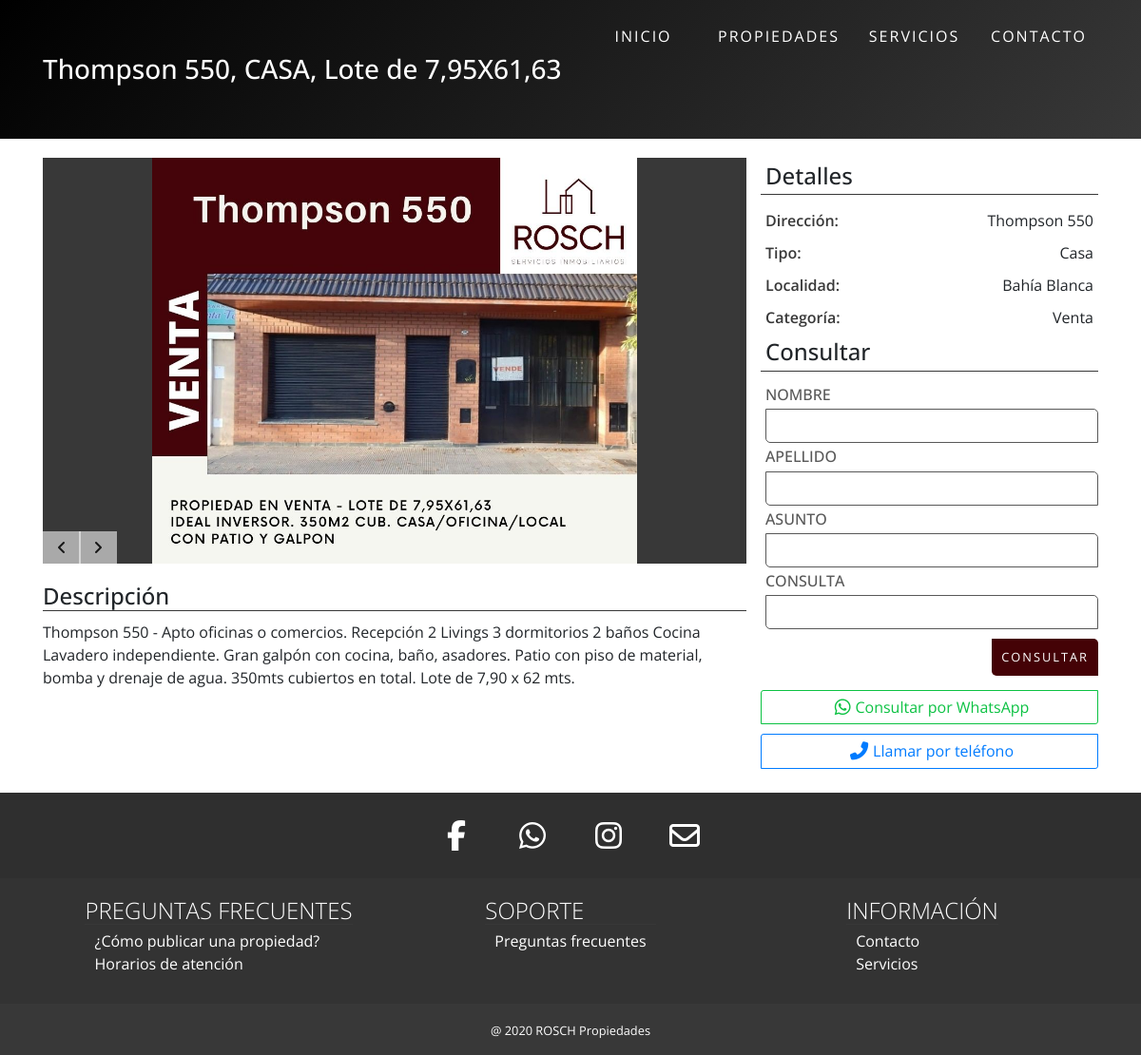
The page /detalles.php?Propiedad=1 on the database its author committed.
### tables this page shows
CREATE TABLE `propiedades` (
  `ID_Propiedad` int(11) NOT NULL,
  `Título` varchar(255) NOT NULL,
  `Dirección` varchar(255) NOT NULL,
  `ID_Tipo` tinyint(4) NOT NULL,
  `Piso` tinyint(4) DEFAULT NULL,
  `Departamento` varchar(20) DEFAULT NULL,
  `Descripción` text DEFAULT NULL,
  `Localidad` varchar(255) NOT NULL,
  `Categoría` varchar(255) NOT NULL
);

CREATE TABLE `tipos_propiedades` (
  `ID_Tipo` tinyint(11) NOT NULL,
  `Nombre_Tipo` varchar(255) NOT NULL
);

### detalles.php (the view, shortened to what this page needs)
<?php
if ($_SERVER['REQUEST_METHOD'] == 'POST') {
    header('Location: propiedades.php');
} else {
    if (!isset($_GET['Propiedad']) || $_GET['Propiedad'] == "") {
        header('Location: propiedades.php');
    } else {
        require_once 'conexion.php';
        $consulta = $conexionBD->prepare("SELECT propiedades.Título, propiedades.Dirección, tipos_propiedades.Nombre_Tipo AS Tipo, propiedades.Piso, propiedades.Departamento, propiedades.Descripción, propiedades.Localidad, propiedades.Categoría FROM propiedades INNER JOIN tipos_propiedades ON propiedades.ID_Tipo = tipos_propiedades.ID_Tipo WHERE propiedades.ID_Propiedad = ?");
        $consulta->execute(array($_GET['Propiedad']));
        $propiedad = $consulta->fetch(PDO::FETCH_ASSOC);
    }
}
?>
<!DOCTYPE html>
<html lang="en">
<head>
	<link rel="stylesheet" href="https://stackpath.bootstrapcdn.com/bootstrap/4.5.2/css/bootstrap.min.css">
	<link href='https://cdn.jsdelivr.net/npm/boxicons@2.0.5/css/boxicons.min.css' rel='stylesheet'>
    <link rel="stylesheet" href="css/master.css">
    <link rel="stylesheet" href="css/detalles.css">
</head>
<body>
    <div class="banner">
        <h3 class="container"><?php echo $propiedad['Título']; ?></h3>
    </div>
    <div class="detalles row container">
        <div class="col-md-8">
            <?php $imgs = glob('imgs/propiedades/' . $propiedad['Título'] . '/*') ?>
            <div class="slider">
                <?php
                    foreach ($imgs as $img) {
                        echo "<div class=\"slide-image\"><img src=\"$img\" alt=\"\"></div>";
                    }
                ?>
                <button><i class="fas fa-angle-left"></i></button>
                <button><i class="fas fa-angle-right"></i></button>
            </div>
            <div class="detalles">
                <h4>Descripción</h4>
                <?php
                    echo "<p>{$propiedad['Descripción']}</p>"
                ?>
            </div>
        </div>
        <div class="col-md-4">
            <div class="desc">
                <h4>Detalles</h4>
                <div class="grid">
                    <?php
                        foreach ($propiedad as $campo => $dato) {
                            if ($campo != 'Descripción' && $campo != 'Título') {
                                if ($dato != "") {
                                    echo "<div class=\"header\">$campo:</div>";
                                    echo "<div class=\"data\">$dato</div>";
                                }
                            }
                        }
                    ?>
                </div>
            </div>
            <div class="consultas">
                <form action="">
                    <h4>Consultar</h4>
                    <label>
                        <h6>Nombre</h6>
                        <input type="text" required>
                    </label>
                    <label>
                        <h6>Apellido</h6>
                        <input type="text" required>
                    </label>
                    <label>
                        <h6>Asunto</h6>
                        <input type="text" required>
                    </label>
                    <label>
                        <h6>Consulta</h6>
                        <input type="text" required>
                    </label>
                    <button class="button">Consultar</button>
                    <a href=""><i class="fab fa-whatsapp"></i>Consultar por WhatsApp</a>
                    <a href=""><i class="fas fa-phone-alt"></i>Llamar por teléfono</a>
                </form>
            </div>
        </div>
    </div>
</body>
</html>

### css/master.css (style rules this page uses)
html { font-size: 16px; scroll-behavior: smooth; color: #202020; }
html * { -webkit-box-sizing: border-box; box-sizing: border-box; padding: 0; margin: 0; font-family: 'Open Sans', sans-serif; }
body { background-color: white; }
header { position: fixed; z-index: 2; top: 0; width: 100%; background-color: transparent; -webkit-transition: 0.3s ease-in-out; transition: 0.3s ease-in-out; }
header ul { list-style: none; margin: 0; }
header .container { display: -webkit-box; display: -ms-flexbox; display: flex; -ms-flex-wrap: wrap; flex-wrap: wrap; -webkit-box-pack: justify; -ms-flex-pack: justify; justify-content: space-between; -webkit-box-align: center; -ms-flex-align: center; align-items: center; }
header .container .md-menu { display: none; height: 75px; }
header .container .md-menu ul { height: 100%; display: -webkit-box; display: -ms-flexbox; display: flex; -webkit-box-align: center; -ms-flex-align: center; align-items: center; }
header .container .md-menu ul li { height: 100%; min-width: 125px; letter-spacing: 2px; margin: 0 3px; display: -webkit-box; display: -ms-flexbox; display: flex; -webkit-transition: 0.3s ease-in-out; transition: 0.3s ease-in-out; text-transform: uppercase; }
header .container .md-menu ul li:nth-child(2) { padding: 0 10px; }
header .container .md-menu ul li a { margin: auto; color: white; -webkit-transition: 0.3s ease-in-out; transition: 0.3s ease-in-out; }
header .container .md-menu ul li:last-child { margin-right: 0; }
.button { font-size: 0.8rem; display: block; min-width: 50px; padding: 10px; margin: 0 5px; background-color: #440206; border-radius: 2px; color: white; text-transform: uppercase; letter-spacing: 2px; -webkit-transition: 0.3s ease-in-out; transition: 0.3s ease-in-out; }
.social { display: -webkit-box; display: -ms-flexbox; display: flex; -webkit-box-pack: center; -ms-flex-pack: center; justify-content: center; }
.social a { margin: auto 10px; height: 60px; font-size: 2rem; width: 60px; padding: 6px; text-align: center; border-radius: 50%; -webkit-transition: 0.5s ease-in-out; transition: 0.5s ease-in-out; display: -webkit-box; display: -ms-flexbox; display: flex; }
.social a i { color: white; margin: auto; }
.social a:nth-child(3) { position: relative; }
.social a:nth-child(3)::before, .social a:nth-child(3)::after { content: ""; position: absolute; width: 100%; height: 100%; top: 0; left: 0; border-radius: 50%; z-index: -1; }
.social a:nth-child(3)::before { background-image: linear-gradient(45deg, #f09433 0%, #e6683c 25%, #dc2743 50%, #cc2366 75%, #bc1888 100%); }
.social a:nth-child(3)::after { -webkit-transition: 0.5s ease-in-out; transition: 0.5s ease-in-out; background-color: #2F2F2F; opacity: 1; }
footer { color: white; }
footer .footer-row { width: 100%; padding: 15px; }
footer .footer-row h4 { text-transform: uppercase; font-weight: 300; margin: 0; }
footer .footer-row:nth-child(1) { background-color: #2f2f2f; }
footer .footer-row:nth-child(2) { background-color: #333333; }
footer .footer-row:nth-child(3) { background-color: #383838; }
footer .footer-row small { display: inline-block; width: 100%; text-align: center; }
footer .footer-links { display: -ms-grid; display: grid; -ms-grid-columns: 100%; grid-template-columns: 100%; grid-auto-rows: 1fr; -webkit-box-pack: center; -ms-flex-pack: center; justify-content: center; width: -webkit-fit-content; width: -moz-fit-content; width: fit-content; }
footer .footer-links div { padding: 5px; }
footer .footer-links div ul { padding: 5px 10px 10px; list-style: none; margin: 0; }
footer .footer-links div ul a { color: white; position: relative; }
footer .footer-links div ul a::before, footer .footer-links div ul a::after { content: ""; position: absolute; width: 0; height: 2px; bottom: -2px; left: 0; opacity: 0.9; -webkit-transition: 0.3s ease-in-out; transition: 0.3s ease-in-out; }
footer .footer-links div ul a::before { background-color: white; -webkit-transition-delay: 0ms; transition-delay: 0ms; }
footer .footer-links div ul a::after { background-color: #440206; -webkit-transition-delay: 0.15s; transition-delay: 0.15s; }
@media only screen and (min-width: 600px) { footer .footer-links { -ms-grid-columns: (1fr)[3]; grid-template-columns: repeat(3, 1fr); -webkit-box-pack: unset; -ms-flex-pack: unset; justify-content: unset; width: auto; justify-items: center; } }
@media only screen and (min-width: 768px) { header .container .md-menu { display: -webkit-box; display: -ms-flexbox; display: flex; } }

### rows shown on the page
propiedades: Título "Thompson 550, CASA, Lote de 7,95X61,63", Título (picture), Descripción "Thompson 550 - Apto oficinas o comercios. Recepción 2 Livings 3 dormitorios 2 baños Cocina Lavadero independiente. Gran galpón con cocina, baño, asadores. Patio con piso de material, bomba y drenaje de agua. 350mts cubiertos en total. Lote de 7,90 x 62 mts.", Dirección "Thompson 550", ID_Tipo.Nombre_Tipo "Casa", Localidad "Bahía Blanca", Categoría "Venta"

### other values the page prints
$campo "Dirección"
$campo "Tipo"
$campo "Localidad"
$campo "Categoría"
